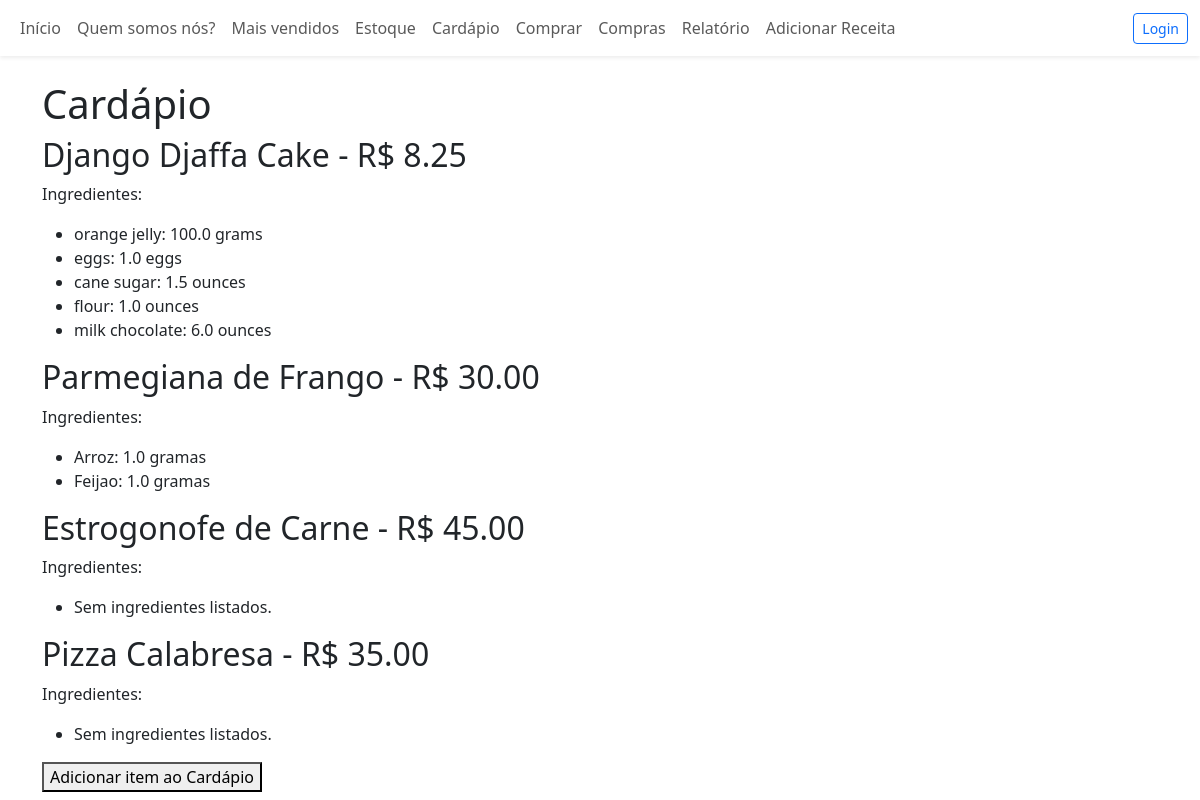
Screenshot of /inventory/menu/ with the database file from the repository.
### inventory/models.py (models this page shows, shortened)
class MenuItem(models.Model):
    title = models.CharField(max_length=100, unique=True)
    price = models.DecimalField(max_digits=8, decimal_places=2)
    image = models.ImageField(upload_to='menu/', null=True, blank=True)

class RecipeRequirement(models.Model):
    menu_item = models.ForeignKey(MenuItem, on_delete=models.CASCADE, related_name='requirements')
    ingredient = models.ForeignKey(Ingredient, on_delete=models.CASCADE)
    quantity = models.FloatField(help_text="Quantidade necessária do ingrediente")

class Ingredient(models.Model):
    name = models.CharField(max_length=100, unique=True)
    quantity = models.FloatField(help_text="Quantidade disponível em estoque")
    unit = models.CharField(max_length=20, help_text="Ex: gramas, litros, unidades")
    price_per_unit = models.DecimalField(max_digits=8, decimal_places=2)

### inventory/views.py (the view)
# urls.py: path('menu/', MenuItemListView.as_view(), name='menu'),
class MenuItemListView(ListView):
    model = MenuItem
    template_name = 'inventory/menu.html'
    context_object_name = 'menu_items'
    def get_queryset(self):
        return MenuItem.objects.prefetch_related('requirements__ingredient')
    def get_context_data(self, **kwargs):
        context = super().get_context_data(**kwargs)
        context['destaque_items'] = self.get_queryset()
        context['menu_items'] = self.get_queryset()
        return context

### inventory/templates/inventory/menu.html (shortened to what this page needs)
{% extends "inventory/base.html" %}
{% block content %}
  <h1>Cardápio</h1>
  {% for item in menu_items %}
    <h2>{{ item.title }} - R$ {{ item.price|floatformat:2 }}</h2>
    <p>Ingredientes:</p>
    <ul>
      {% for req in item.requirements.all %}
        <li>{{ req.ingredient.name }}: {{ req.quantity }} {{ req.ingredient.unit }}</li>
      {% empty %}
        <li>Sem ingredientes listados.</li>
      {% endfor %}
    </ul>
  {% empty %}
    <p>Não há itens no cardápio.</p>
  {% endfor %}
   <a href="{% url 'inventory:menuitem-add' %}"><button>Adicionar item ao Cardápio</button></a>
{% endblock %}

### rows the page displays
MenuItem: title "Django Djaffa Cake", price "8.25"
RecipeRequirement: ingredient.name "orange jelly", quantity "100.0", ingredient.unit "grams"
RecipeRequirement: ingredient.name "eggs", quantity "1.0", ingredient.unit "eggs"
RecipeRequirement: ingredient.name "cane sugar", quantity "1.5", ingredient.unit "ounces"
RecipeRequirement: ingredient.name "flour", quantity "1.0", ingredient.unit "ounces"
RecipeRequirement: ingredient.name "milk chocolate", quantity "6.0", ingredient.unit "ounces"
MenuItem: title "Parmegiana de Frango", price "30.00"
RecipeRequirement: ingredient.name "Arroz", quantity "1.0", ingredient.unit "gramas"
RecipeRequirement: ingredient.name "Feijao", quantity "1.0", ingredient.unit "gramas"
MenuItem: title "Estrogonofe de Carne", price "45.00"
MenuItem: title "Pizza Calabresa", price "35.00"
